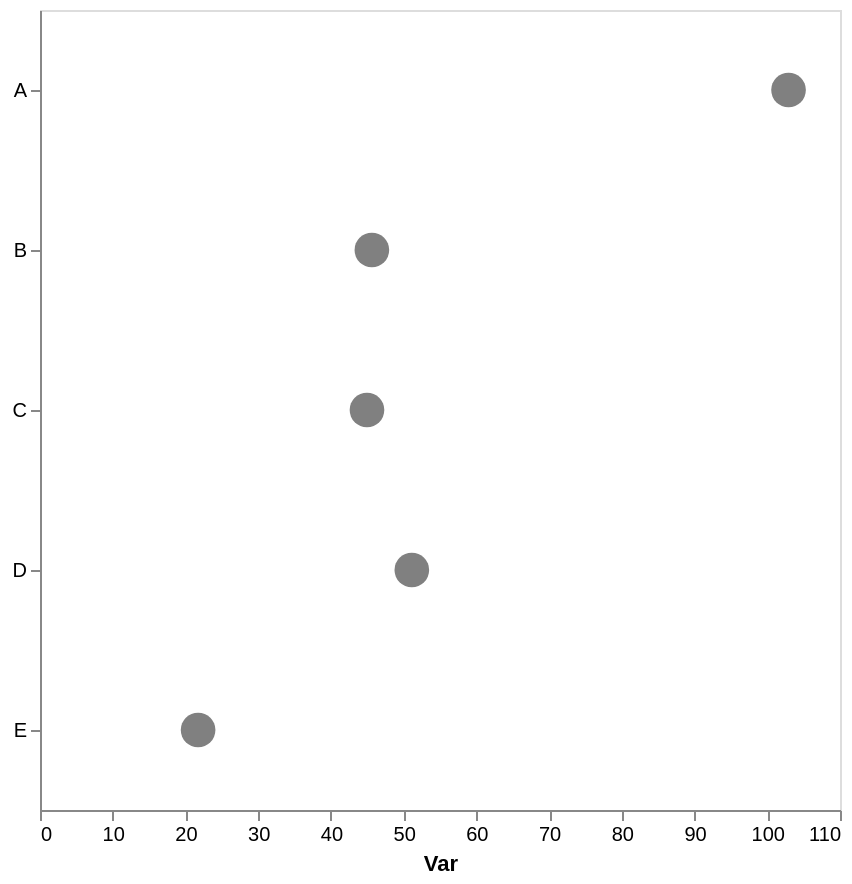

Express this chart as Vega-Lite.
### Vega-Lite specification from a JSON file in a GitHub repository (floating-point values rounded to 4 significant figures)
{"config": {"view": {"continuousWidth": 300, "continuousHeight": 300}, "axis": {"grid": false}, "bar": {"color": "gray"}}, "data": {"name": "data-b7fbd3ef642d9d63a0cd78673e999dfc"}, "mark": {"type": "point", "color": "gray", "filled": true, "size": 300}, "encoding": {"x": {"aggregate": "mean", "axis": {"title": "Var"}, "field": "var1", "type": "quantitative"}, "y": {"axis": {"title": null}, "field": "cat", "type": "nominal"}}, "height": 400, "width": 400, "$schema": "https://vega.github.io/schema/vega-lite/v5.17.0.json", "datasets": {"data-b7fbd3ef642d9d63a0cd78673e999dfc": [{"cat": "D", "var1": 48.15, "var2": 50.91}, {"cat": "B", "var1": 43.01, "var2": 54.85}, {"cat": "E", "var1": 21.74, "var2": 49.01}, {"cat": "D", "var1": 53.19, "var2": 54.37}, {"cat": "D", "var1": 52.03, "var2": 45.4}, {"cat": "C", "var1": 57.98, "var2": 49.78}, {"cat": "B", "var1": 44.57, "var2": 60.58}, {"cat": "B", "var1": 46.38, "var2": 42.83}, {"cat": "B", "var1": 48.57, "var2": 56.48}, {"cat": "C", "var1": 31.94, "var2": 58.52}, {"cat": "A", "var1": 103.3, "var2": 61.87}, {"cat": "A", "var1": 102.5, "var2": 34.07}]}}
